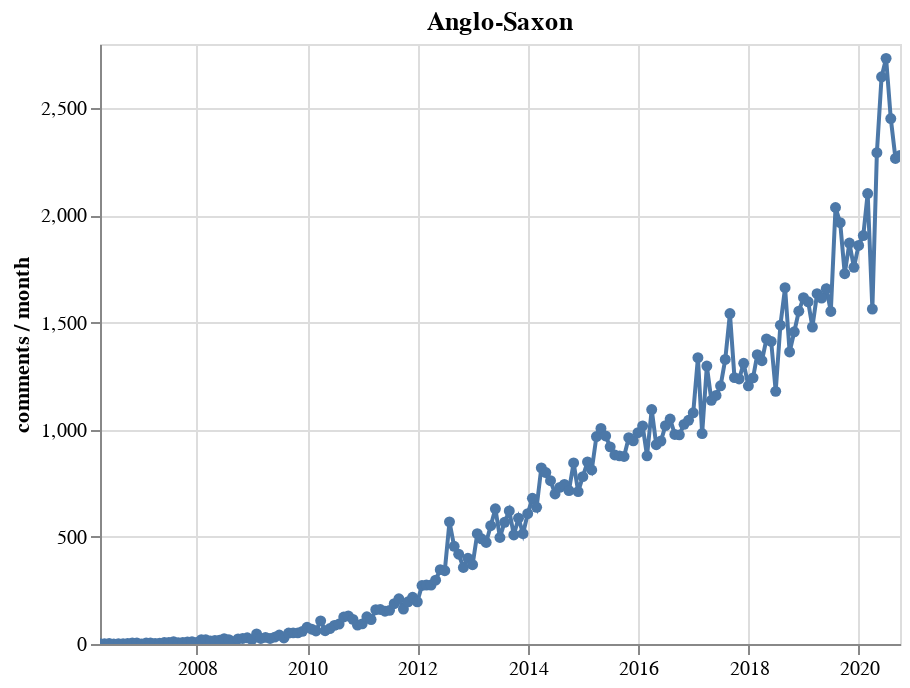

Write notebook code for a chart like this one.
### Markdown cell above
## Plot usage frequency

### Code cell
plot_use_freq(df_m, LEX)

### Figure 1 — Vega-Lite specification as saved in the notebook (floating-point values rounded to 4 significant figures; data arrays with more than 128 entries replaced by an {"elided": "..."} marker saying what was removed)
{"config": {"view": {"continuousWidth": 400, "continuousHeight": 300}}, "data": {"name": "data-224068e74feb9a6231639d1ed0fd3d63"}, "mark": {"type": "line", "point": true}, "encoding": {"x": {"type": "temporal", "field": "month", "title": ""}, "y": {"type": "quantitative", "field": "comm_n", "title": "comments / month"}}, "selection": {"selector001": {"type": "interval", "bind": "scales", "encodings": ["x", "y"]}}, "title": "Anglo-Saxon", "$schema": "https://vega.github.io/schema/vega-lite/v4.8.1.json", "datasets": {"data-224068e74feb9a6231639d1ed0fd3d63": {"elided": "175 records"}}}
